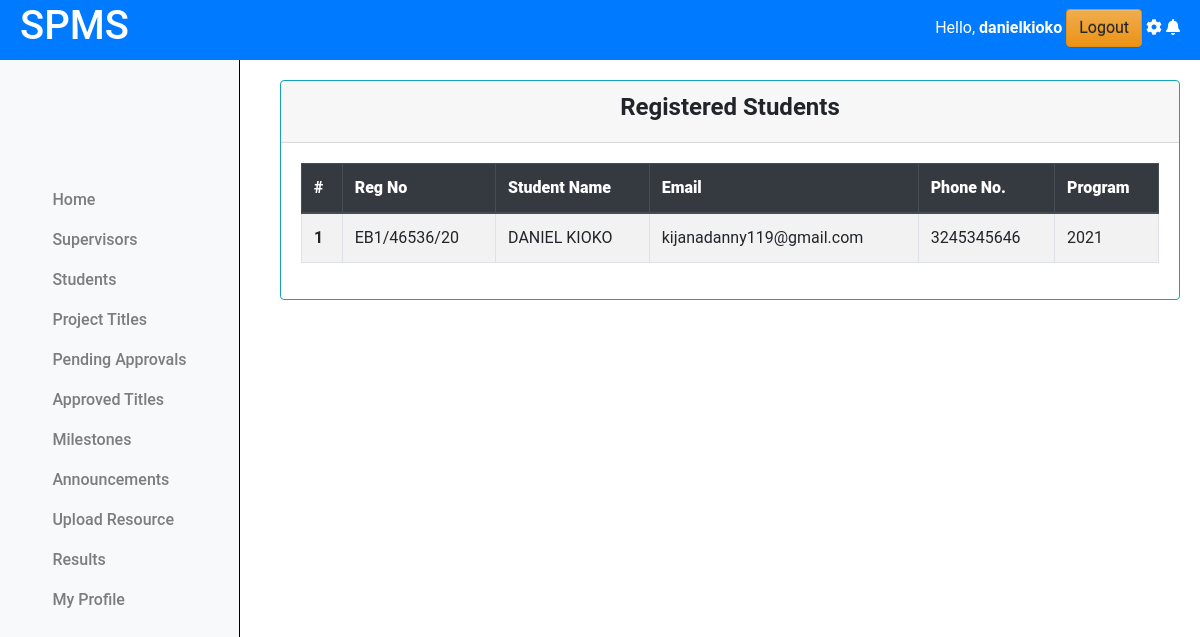
Page /registered_students/ (signed in) on the earlier database version.
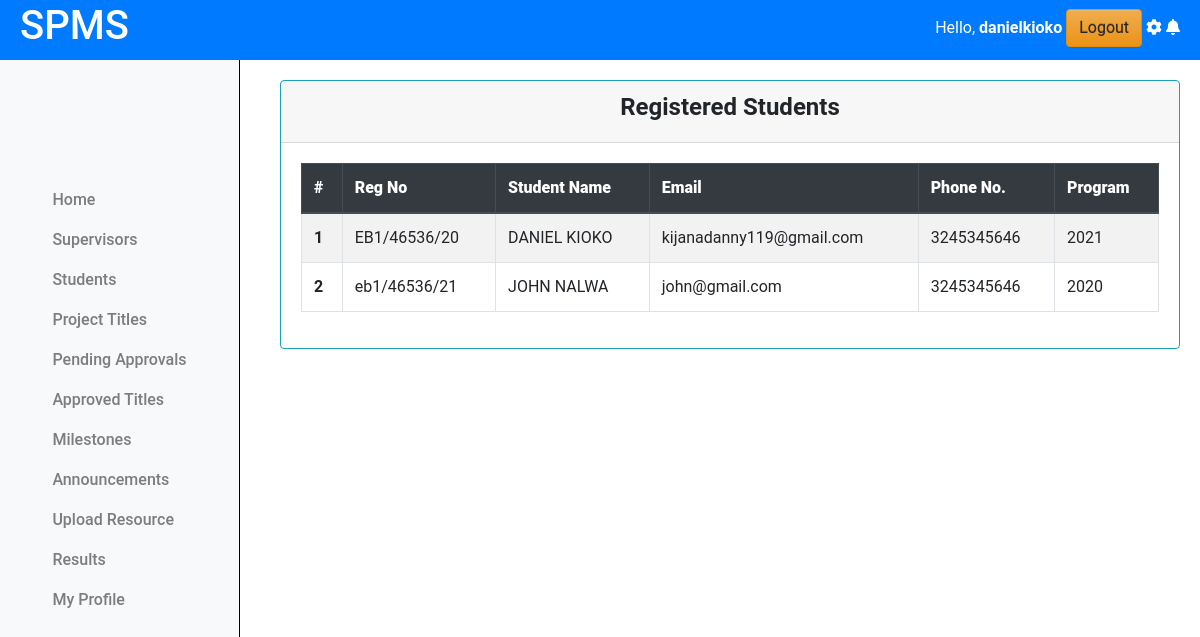
Same page on the later database version.
### projectsApp/models.py (models this page shows, shortened)
class Student(models.Model):
    regno = models.CharField(max_length=255, unique=True)
    email = models.EmailField(max_length=255, unique=True)
    name = models.CharField(max_length=255)
    phone_number = models.IntegerField(null=True, blank=True)
    intake_year = models.PositiveSmallIntegerField(default=2024)
    password = models.CharField(max_length=128, null=False, blank=False)
    user_id = models.AutoField(primary_key=True)
    last_login = models.DateTimeField(blank=True, null=True)
    USERNAME_FIELD = 'email'
    REQUIRED_FIELDS = ['regno', 'name', 'phone_number']
    class Meta:
        db_table = "students"

### projectsApp/AccessControl.py (the view)
    @login_required
    def wrapper(request, *args, **kwargs):
        if not isinstance(request.user, Coordinator):
            return redirect('cordinator_login')
        return function(request, *args, **kwargs)

### projectsApp/AccessControl.py (called while the page is built)
def coordinator_required(function):
    @login_required
    def wrapper(request, *args, **kwargs):
        if not isinstance(request.user, Coordinator):
            return redirect('cordinator_login')
        return function(request, *args, **kwargs)
    return wrapper

### projectsApp/views.py (called while the page is built)
@coordinator_required
def reg_students(request):
    students = Student.objects.all().order_by('regno')
    for i, student in enumerate(students):
        student.index = i + 1
    context = {'students':students}
    return render(request, 'cordinator/students.html', context)

### projectsApp/templates/cordinator/students.html
{% extends 'base.html' %}
{% load static %}
{% block content %}
{% include 'column1_cord.html' %}
<div class="content">
    <div class="container-fluid">
        <div class="row">
            <div class="card border-info">
                <div class="card-header text-center">
                    <h4><b>Registered Students</b></h4>
                </div>
                <div class="card-body">
                    <table class="table table-bordered table-hover  table-striped border-info">
                        <thead class="thead-dark">
                            <tr>
                                <th scope="col"><b>#</b></b></th>
                                <th scope="col"><b>Reg No</b></th>
                                <th scope="col"><b>Student Name</b></th>
                                <th scope="col"><b>Email</b></th>
                                <th scope="col"><b>Phone No.</b></th>
                                <th scope="col"><b>Program</b></th>
                            </tr>
                        </thead>
                        <tbody>
                            {% for student in students %}
                                <tr>
                                    <th scope="row">{{student.index}}</th>
                                    <td>{{student.regno}}</td>
                                    <td>{{student.name}}</td>
                                    <td>{{student.email}}</td>
                                    <td>{{student.phone_number}}</td>
                                    <td>{{student.intake_year}}</td>
                                </tr>
                            {% endfor %}
                        </tbody>
                    </table>
                </div>
            </div>
        </div>
    </div>
</div>
<link rel="stylesheet" href="{% static 'css/mystudents.css' %}">
{% endblock %}

Differences in the rows shown:
added Student: index "2", regno "eb1/46536/21", name "JOHN NALWA", email "john@gmail.com", phone_number "3245345646", intake_year "2020"
